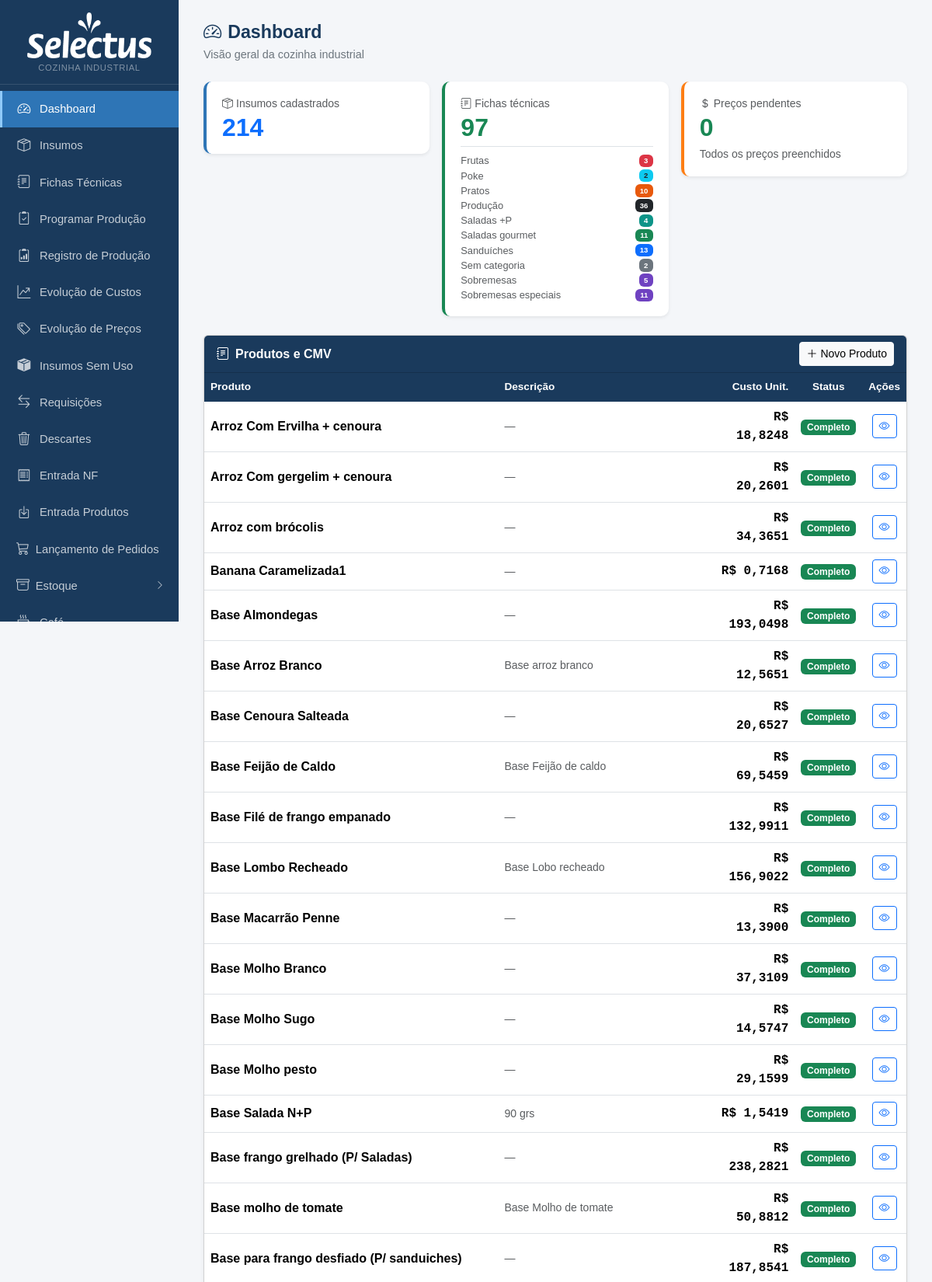
The page / (upper part) on the database its author committed.
### tables this page shows
CREATE TABLE produtos (
            id INTEGER PRIMARY KEY AUTOINCREMENT,
            nome TEXT NOT NULL,
            descricao TEXT,
            rendimento REAL DEFAULT 1,
            unidade_rendimento TEXT DEFAULT 'un'
        , categoria TEXT, valor_referencia REAL, status_revisao TEXT DEFAULT 'nao_revisada', status_revisao_custo TEXT DEFAULT 'nao_revisado', data_revisao TEXT, data_revisao_custo TEXT, ativo INTEGER NOT NULL DEFAULT 1, observacao TEXT);

### app.py (the view)
@app.route('/')
def index():
    db = get_db()
    n_ins  = db.execute('SELECT COUNT(*) FROM insumos').fetchone()[0]
    n_prod = db.execute('SELECT COUNT(*) FROM produtos').fetchone()[0]
    s_prec = db.execute('SELECT COUNT(*) FROM insumos WHERE preco_compra IS NULL AND produto_vinculado_id IS NULL').fetchone()[0]
    prods  = db.execute('SELECT * FROM produtos ORDER BY nome').fetchall()
    cats_count = db.execute('''SELECT COALESCE(categoria,'Sem categoria') as cat, COUNT(*) as n
                               FROM produtos GROUP BY cat ORDER BY cat''').fetchall()
    db.close()
    cards = [{'id': p['id'], 'nome': p['nome'], 'descricao': p['descricao'],
              **dict(zip(['custo','completo'], custo_produto(p['id'])))} for p in prods]
    cat_map = {nome: cls for nome, cls in CATEGORIAS}
    return render_template('index.html', n_ins=n_ins, n_prod=n_prod, s_prec=s_prec, cards=cards, cats_count=cats_count, cat_map=cat_map)

### app.py (called while the page is built)
def _to_br(value, decimals):
    if value is None:
        return '—'
    s = f'{float(value):,.{decimals}f}'
    return s.replace(',', 'X').replace('.', ',').replace('X', '.')

@app.template_filter('brl')
def brl_filter(value, decimals=2):
    return 'R$ ' + _to_br(value, decimals)

def get_db():
    c = sqlite3.connect(DB)
    c.row_factory = sqlite3.Row
    c.execute("PRAGMA foreign_keys = ON")
    return c

def count_alertas():
    try:
        db = get_db()
        n = db.execute('''SELECT COUNT(*) FROM insumos
                          WHERE estoque_minimo > 0 AND COALESCE(estoque_atual,0) < estoque_minimo''').fetchone()[0]
        db.close()
        return n
    except:
        return 0

@app.context_processor
def inject_alertas():
    try:
        db = get_db()
        n_ped = db.execute("SELECT COUNT(*) FROM pedidos WHERE status='aberto'").fetchone()[0]
        db.close()
    except Exception:
        n_ped = 0
    return dict(n_alertas=count_alertas(), n_pedidos_abertos=n_ped)

### templates/index.html (shortened to what this page needs)
{% extends "base.html" %}
{% block content %}
<div class="page-header">
  <h1><i class="bi bi-speedometer2 me-2"></i>Dashboard</h1>
  <p>Visão geral da cozinha industrial</p>
</div>
<div class="row g-3 mb-4">
  <div class="col-sm-4">
    <div class="card stat-card shadow-sm" style="border-left:4px solid #2e75b6">
      <div class="card-body">
        <div class="text-muted small mb-1"><i class="bi bi-box-seam me-1"></i>Insumos cadastrados</div>
        <div class="stat-num text-primary">{{ n_ins }}</div>
      </div>
    </div>
  </div>
  <div class="col-sm-4">
    <div class="card stat-card shadow-sm" style="border-left:4px solid #198754">
      <div class="card-body">
        <div class="text-muted small mb-1"><i class="bi bi-journal-text me-1"></i>Fichas técnicas</div>
        <div class="stat-num text-success">{{ n_prod }}</div>
        <div class="mt-2 pt-2 border-top">
          {% for row in cats_count %}
          <div class="d-flex justify-content-between align-items-center py-0" style="font-size:.8rem">
            <span class="text-muted">{{ row.cat }}</span>
            <span class="badge {{ cat_map.get(row.cat, 'bg-secondary') }} ms-1">{{ row.n }}</span>
          </div>
          {% endfor %}
        </div>
      </div>
    </div>
  </div>
  <div class="col-sm-4">
    <div class="card stat-card shadow-sm" style="border-left:4px solid #fd7e14">
      <div class="card-body">
        <div class="text-muted small mb-1"><i class="bi bi-currency-dollar me-1"></i>Preços pendentes</div>
        <div class="stat-num {{ 'text-warning' if s_prec > 0 else 'text-success' }}">{{ s_prec }}</div>
        <div class="mt-2 small text-muted">
          {% if s_prec == 0 %}Todos os preços preenchidos{% else %}Atualize em <a href="{{ url_for('insumos_lista') }}">Insumos</a>{% endif %}
        </div>
      </div>
    </div>
  </div>
</div>
<div class="card shadow-sm">
  <div class="card-header d-flex justify-content-between align-items-center py-2" style="background:#1a3a5c">
    <span class="text-white fw-semibold"><i class="bi bi-journal-text me-2"></i>Produtos e CMV</span>
    <a href="{{ url_for('ficha_nova') }}" class="btn btn-sm btn-light">
      <i class="bi bi-plus-lg me-1"></i>Novo Produto
    </a>
  </div>
  <div class="card-body p-0">
    {% if cards %}
    <table class="table table-hover mb-0">
      <thead>
        <tr>
          <th>Produto</th>
          <th>Descrição</th>
          <th class="text-end">Custo Unit.</th>
          <th class="text-center">Status</th>
          <th class="text-center">Ações</th>
        </tr>
      </thead>
      <tbody>
        {% for c in cards %}
        <tr>
          <td class="fw-semibold">{{ c.nome }}</td>
          <td class="text-muted small">{{ c.descricao or '—' }}</td>
          <td class="text-end font-monospace">
            {% if c.completo %}
              <strong>{{ c.custo|brl(4) }}</strong>
            {% else %}
              <span class="text-warning small"><i class="bi bi-dash-circle me-1"></i>preços incompletos</span>
            {% endif %}
          </td>
          <td class="text-center">
            {% if c.completo %}
              <span class="badge bg-success">Completo</span>
            {% else %}
              <span class="badge bg-warning text-dark">Incompleto</span>
            {% endif %}
          </td>
          <td class="text-center">
            <a href="{{ url_for('ficha_ver', id=c.id) }}" class="btn btn-sm btn-outline-primary">
              <i class="bi bi-eye"></i>
            </a>
          </td>
        </tr>
        {% endfor %}
      </tbody>
    </table>
    {% else %}
    <div class="text-center py-5 text-muted">
      <i class="bi bi-journal-plus" style="font-size:2.5rem"></i>
      <p class="mt-2">Nenhum produto cadastrado ainda.</p>
      <a href="{{ url_for('ficha_nova') }}" class="btn btn-primary">Criar primeiro produto</a>
    </div>
    {% endif %}
  </div>
</div>
{% endblock %}

### rows shown on the page
produtos: cat "Produção", n "36", nome "Base Molho pesto", descricao "—", custo|brl "R$ 29,1599"
produtos: nome "Arroz Com Ervilha + cenoura", descricao "—", custo|brl "R$ 18,8248"
produtos: nome "Arroz Com gergelim + cenoura", descricao "—", custo|brl "R$ 20,2601"
produtos: nome "Arroz com brócolis", descricao "—", custo|brl "R$ 34,3651"
produtos: nome "Banana Caramelizada1", descricao "—", custo|brl "R$ 0,7168"
produtos: nome "Base Almondegas", descricao "—", custo|brl "R$ 193,0498"
produtos: nome "Base Arroz Branco", descricao "Base arroz branco", custo|brl "R$ 12,5651"
produtos: nome "Base Cenoura Salteada", descricao "—", custo|brl "R$ 20,6527"
produtos: nome "Base Feijão de Caldo", descricao "Base Feijão de caldo", custo|brl "R$ 69,5459"
produtos: nome "Base Filé de frango empanado", descricao "—", custo|brl "R$ 132,9911"
produtos: nome "Base Lombo Recheado", descricao "Base Lobo recheado", custo|brl "R$ 156,9022"
produtos: nome "Base Macarrão Penne", descricao "—", custo|brl "R$ 13,3900"
produtos: nome "Base Molho Branco", descricao "—", custo|brl "R$ 37,3109"
produtos: nome "Base Molho Sugo", descricao "—", custo|brl "R$ 14,5747"
produtos: nome "Base Salada N+P", descricao "90 grs", custo|brl "R$ 1,5419"
produtos: nome "Base frango grelhado (P/ Saladas)", descricao "—", custo|brl "R$ 238,2821"
produtos: nome "Base molho de tomate", descricao "Base Molho de tomate", custo|brl "R$ 50,8812"
produtos: nome "Base para frango desfiado (P/ sanduiches)", descricao "—", custo|brl "R$ 187,8541"

### other values the page prints
{{ n_ins }} "214"
{{ n_prod }} "97"
{{ row.cat }} "Frutas" "Poke" "Pratos" "Saladas +P" "Saladas gourmet" "Sanduíches" "Sem categoria" "Sobremesas" "Sobremesas especiais"
{{ row.n }} "3" "2" "10" "4" "11" "13" "2" "5" "11"
{{ s_prec }} "0"
